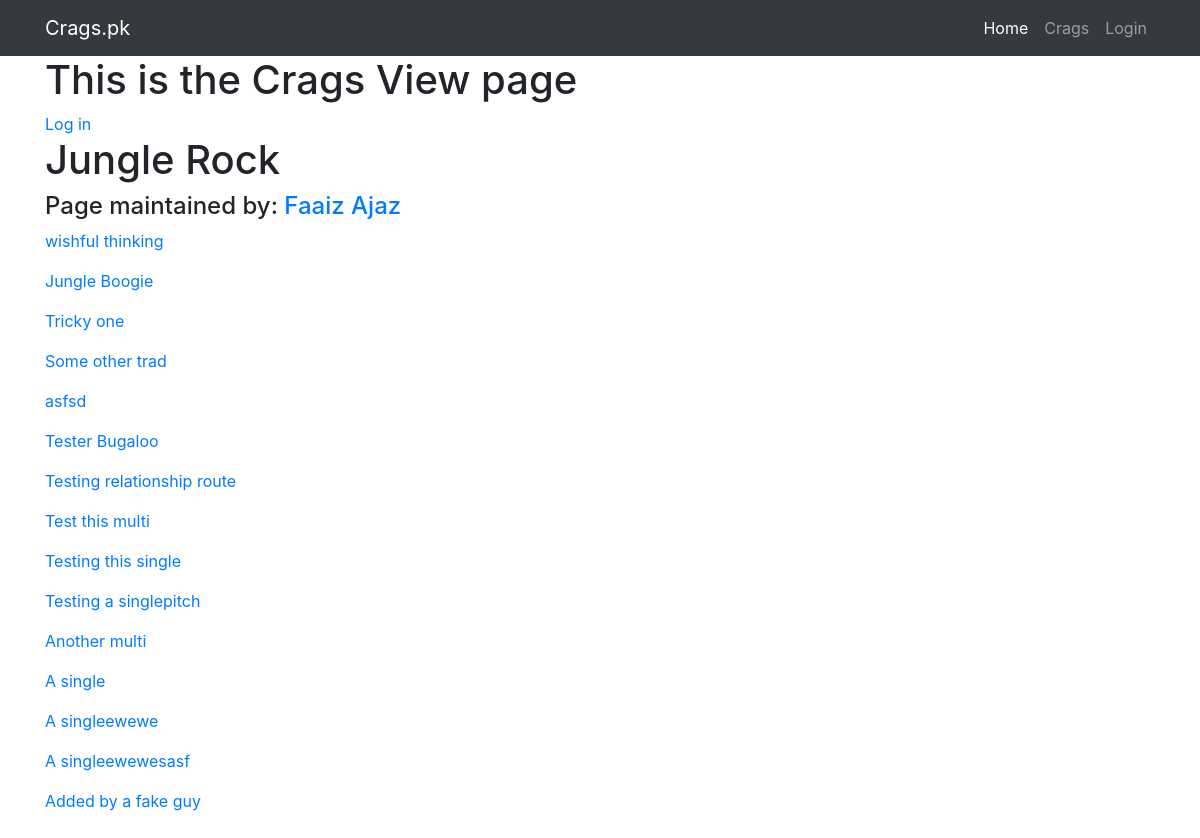
The app's page /crags/1/ with its own data.
### crags/models.py (models this page shows, shortened)
class Crag(models.Model):
    cname = models.CharField(max_length=500, verbose_name='Name')
    cdescription = models.TextField(verbose_name='Crag description')
    cauthor = models.ForeignKey(  # Many crags can have one author
        User, on_delete=models.PROTECT, verbose_name='Page author')

### routes/models.py (models this page shows, shortened)
class Route(models.Model):
    rname = models.CharField(max_length=500, verbose_name='Route Name')
    rdescription = models.TextField(verbose_name='Route Description')
    ropener = models.CharField(max_length=500, verbose_name='Route Opener')
    rcrag = models.ForeignKey(Crag, on_delete=models.CASCADE, verbose_name='Crag')
    rlength = models.IntegerField(verbose_name='Route Length', default=0)
    rtype = models.ForeignKey(RouteType, on_delete=models.SET_NULL, null=True)
    numpitch = models.CharField(max_length=500, verbose_name='Single or Multi')

### crags/views.py (the view)
# urls.py: path('<crag_id>/', views.CragView.as_view(), name='crag-view'),
class CragView(generic.DetailView):
	template_name = 'crags/crag-view.html'
	model = Crag
	def get_object(self):
		return get_object_or_404(Crag, pk=self.kwargs['crag_id'])

### crags/templates/crags/crag-view.html (shortened to what this page needs)
{% extends 'base.html' %}
{% block content %}
	<h1>This is the Crags View page</h1>
	{% if user.is_authenticated %}
		<a href="{% url 'logout' %}">Log out</a>
		<br>
		<a href="{% url 'profile' username=user.username %}">My Profile</a>
	{% else %}
		<a href="{% url 'login' %}">Log in</a>
	{% endif %}
	<h1>{{ crag.cname }}</h1>
	<h4>Page maintained by: <a href="{% url 'profile' username=crag.cauthor %}">{{ crag.cauthor.first_name }} {{crag.cauthor.last_name}}</a></h4>
	{% for route in object.route_set.all %}
		<p><a href="{% url 'route-view' route_id=route.id %}">{{ route.rname }}</a></p>
	{% endfor %}
	<br><br><br>
{% endblock %}

### records on screen
Crag: cname "Jungle Rock", cauthor.first_name "Faaiz", cauthor.last_name "Ajaz"
Route: rname "wishful thinking"
Route: rname "Jungle Boogie"
Route: rname "Tricky one"
Route: rname "Some other trad"
Route: rname "asfsd"
Route: rname "Tester Bugaloo"
Route: rname "Testing relationship route"
Route: rname "Test this multi"
Route: rname "Testing this single"
Route: rname "Testing a singlepitch"
Route: rname "Another multi"
Route: rname "A single"
Route: rname "A singleewewe"
Route: rname "A singleewewesasf"
Route: rname "Added by a fake guy"
